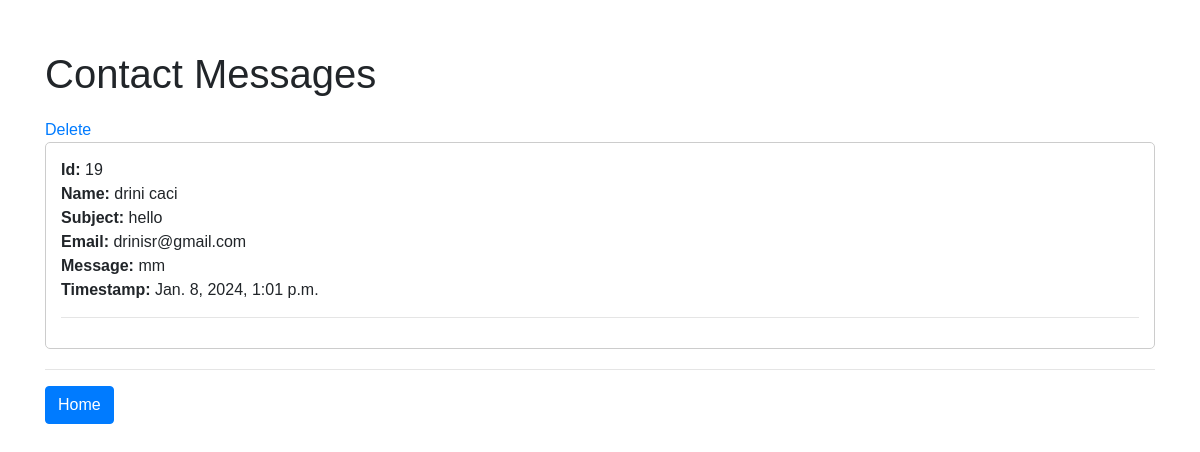
The page /success/ (signed in) on the database its author committed.
### folio/models.py (models this page shows, shortened)
class ContactMessage(models.Model):
    name = models.CharField(max_length=100)
    email = models.EmailField()
    subject = models.CharField(max_length=200)
    message = models.TextField()
    timestamp = models.DateTimeField(auto_now_add=True)

### folio/views.py (the view)
# urls.py: path('success/', views.contact_success_view, name='success'),
def contact_success_view(request):
    messages = ContactMessage.objects.all()
    context = {"messages": messages}
    return render(request, 'folio/message.html', context)

### folio/templates/folio/message.html (shortened to what this page needs)
{% if user.is_staff %}
<!DOCTYPE html>
<html>
<head>
    <link href="https://maxcdn.bootstrapcdn.com/bootstrap/4.5.2/css/bootstrap.min.css" rel="stylesheet">
</head>
<body>
    <div class="container">
        <h1>Contact Messages</h1>
        <div class="message-container">
            <ul class="list-unstyled">
                {% for message in messages %}
                <a href="{% url 'delete' message.id %}">Delete<a/>
                    <li class="message">
                        <strong>Id:</strong> {{ message.id }}<br>
                        <strong>Name:</strong> {{ message.name }}<br>
                        <strong>Subject:</strong> {{ message.subject }}<br>
                        <strong>Email:</strong> {{ message.email }}<br>
                        <strong>Message:</strong> {{ message.message }}<br>
                        <strong>Timestamp:</strong> {{ message.timestamp }}
                        <hr>
                    </li>
                {% empty %}
                    <li>No messages yet.</li>
                {% endfor %}
            </ul>
        </div>
        <hr>
        <a href="{% url 'home'%}" class="btn btn-primary">Home</a>
    </div>
</body>
</html>
{% endif %}

### folio/templates/folio/message.html (style rules this page uses)
body { padding-top: 50px; font-family: Arial, sans-serif; }
.message-container { margin-top: 20px; }
.message { margin-bottom: 20px; border: 1px solid #ccc; padding: 15px; border-radius: 5px; }
.message hr { margin-top: 15px; margin-bottom: 15px; }

### rows shown on the page
ContactMessage: id "19", name "drini caci", subject "hello", email "drinisr@gmail.com", message "mm", timestamp "Jan. 8, 2024, 1:01 p.m."
